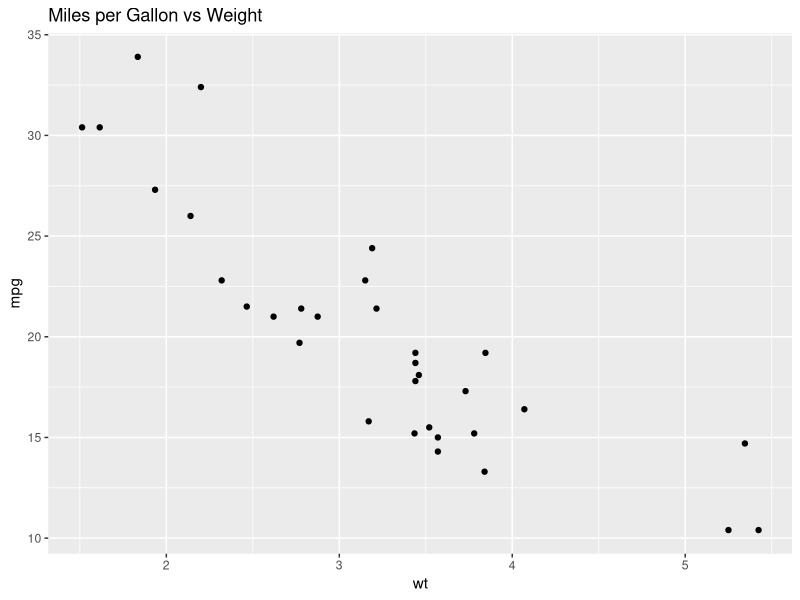

Source code (R):
## ---- chunk 1
library(ggplot2)

mtcars |>
    ggplot(aes(x = wt, y = mpg)) +
    geom_point() +
    labs(title = "Miles per Gallon vs Weight")
